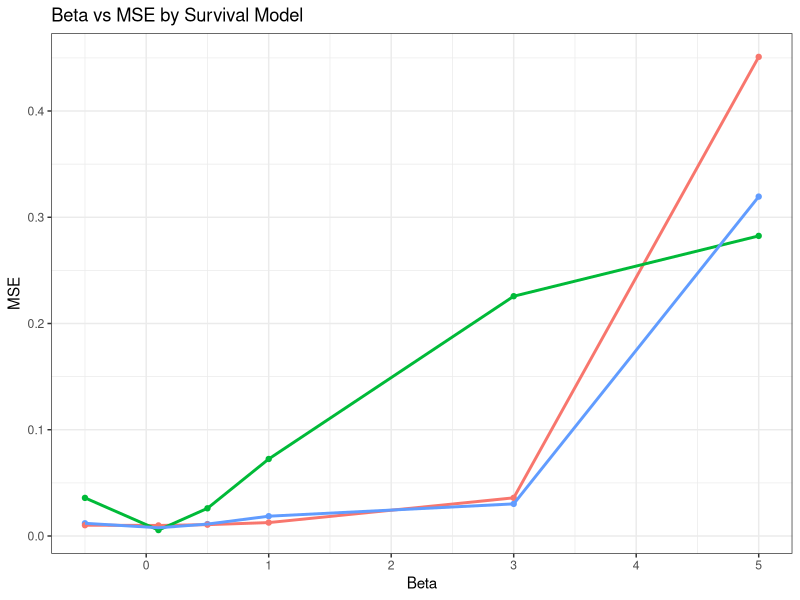
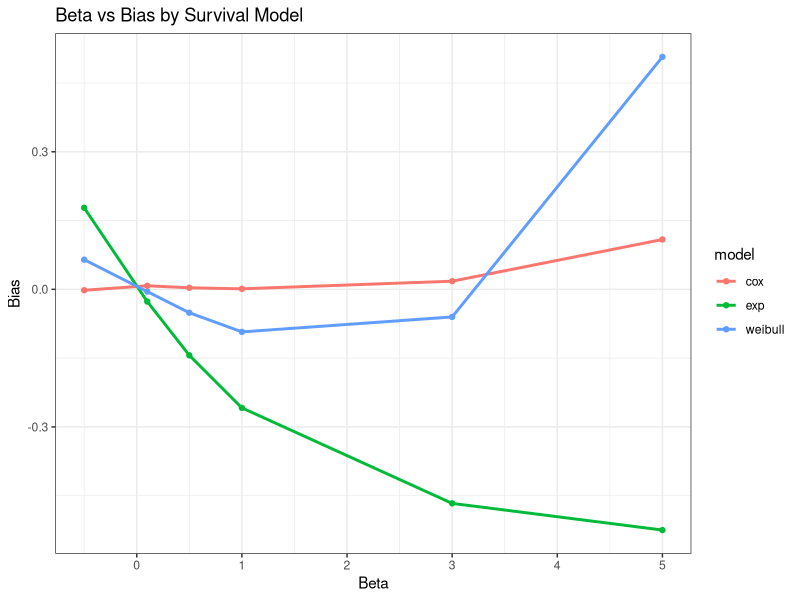
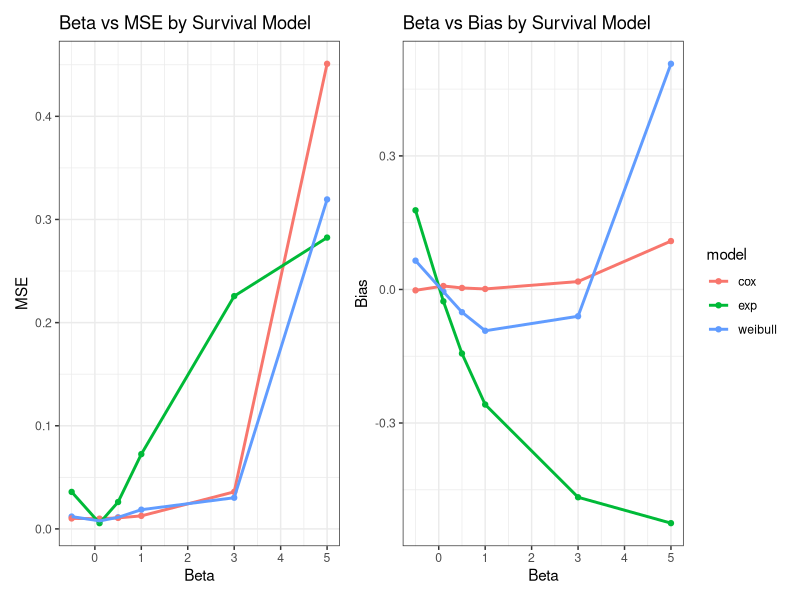
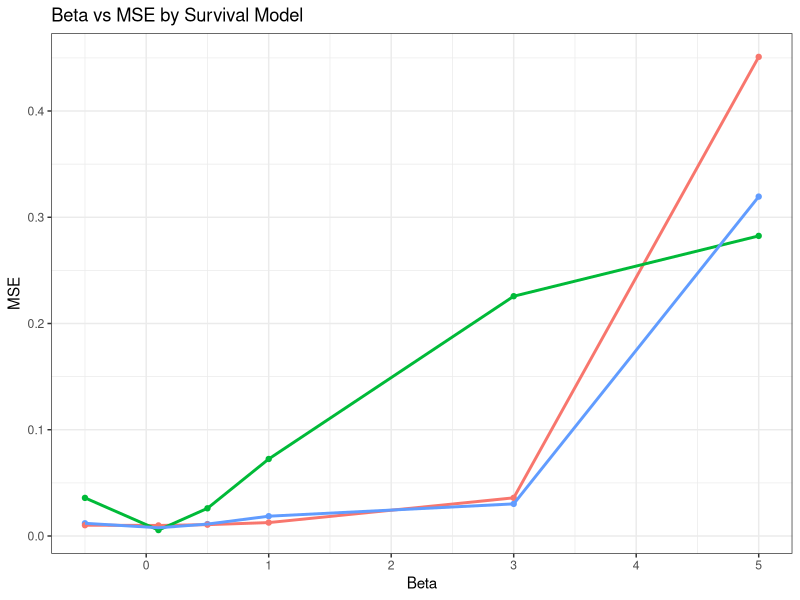
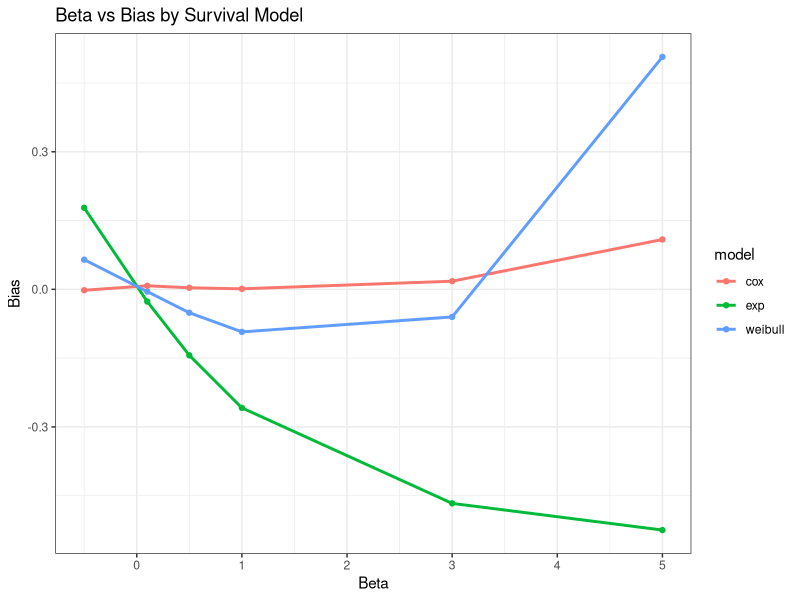
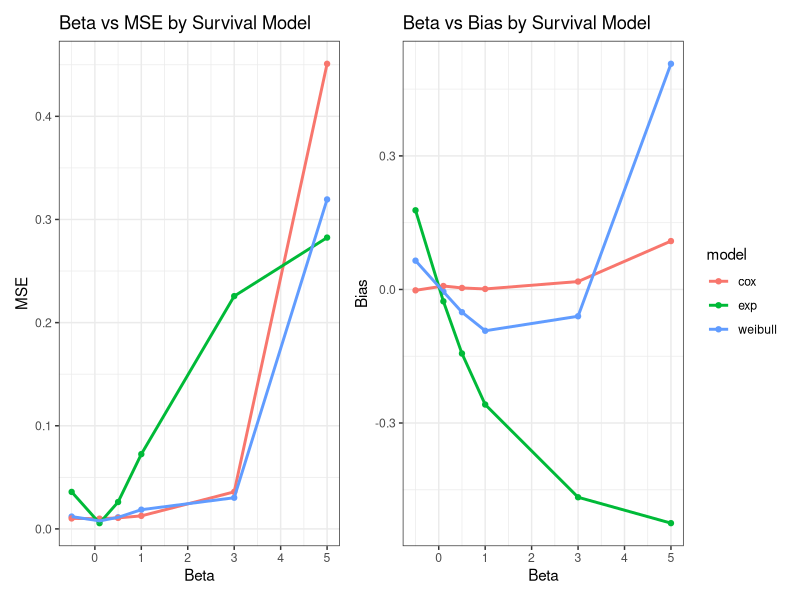
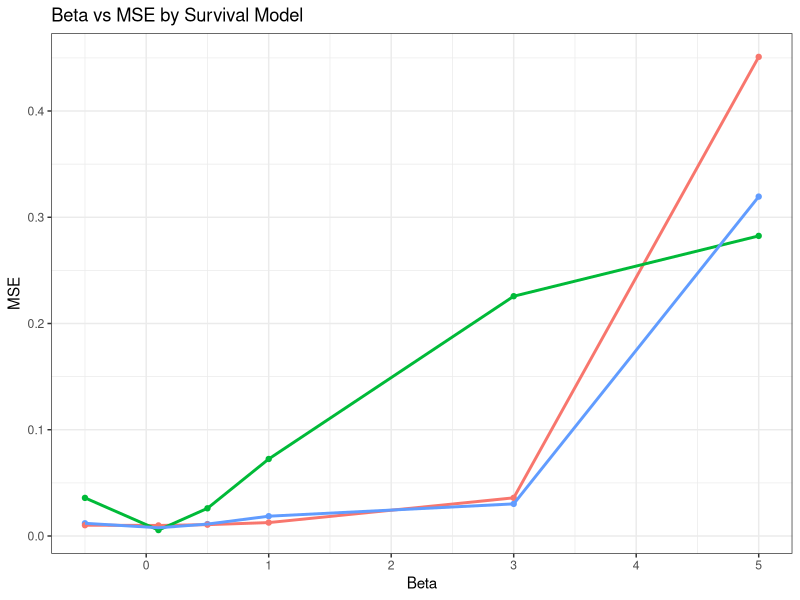
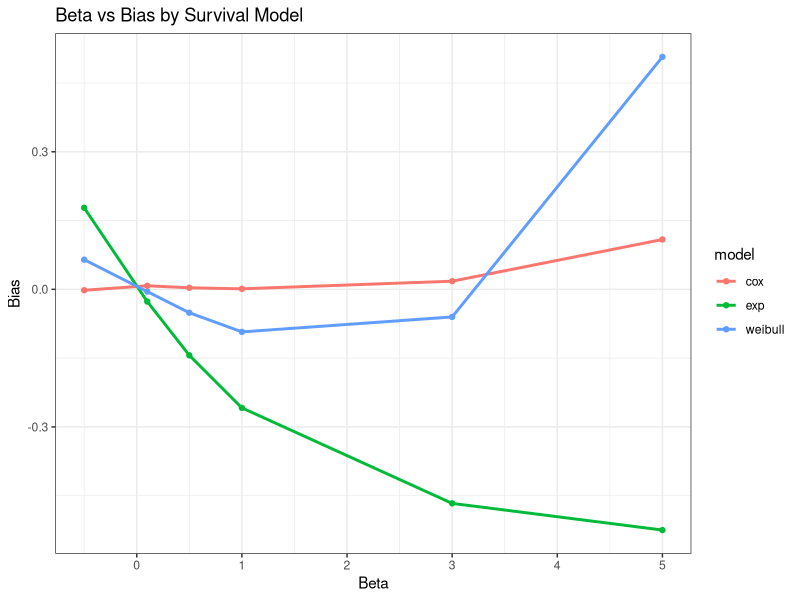

Generate these figures, in order, with R:
## ---- chunk 1
knitr::opts_chunk$set(echo = TRUE)
## ---- chunk 2
library(survival)
library(tidyverse)
library(gridExtra)
library(patchwork)
library(ggpubr)
## ---- chunk 3
set.seed(2023)
simdata = function(n, distribution,b1,lambda=0.5, gamma=2,alpha=2) {
  exponential = function(u, x, lambda, b1) {
    time = -log(u) / (exp(x * b1) * lambda) }  
  weibull = function(u, x, lambda, gamma, b1) {
    time = ( -log(u) / (exp(x * b1) * lambda) ) ^ (1 / gamma) }
  gompertz = function(u, x, lambda, alpha, b1) {
    time = (1/alpha) * log( 1 - (alpha * log(u) / (lambda * exp(b1 * x))) ) }
  x = rbinom(n, 1, 0.5)
  u = runif(n)
  if (distribution == "exponential") {
    time = exponential(u, x, lambda, b1) } 
  else if (distribution == "weibull") {
    time = weibull(u, x, lambda, gamma,b1) }
  else { 
    time = gompertz(u, x, lambda, alpha, b1) } 
  
  time[time < 1/365] = 1/365
  time[time == 1 / 365] = time[time == 1 / 365] + rnorm(length(time[time == 1 / 365]), 0, 1e-4)
  time = abs(time)
  e=as.numeric(time<5)
  time=pmin(time,5)
  
  # data set
  survival_data = data.frame(id=1:n,
                             time = time,
                             x = x,
                             event=e)
}
## ---- chunk 4
set.seed(2023)
simulate = function(sim, n, b1, dist = "gompertz") {
  # Set up coefficient vectors
  exp_beta = rep(NA, sim)
  weibull_beta = rep(NA, sim)
  gompertz_beta = rep(NA, sim)
  
 
    
    for (i in 1:sim) {
      
      data = simdata(n, distribution = dist,b1, 
                           lambda = 0.5, gamma = 2,alpha=0.5)
      
      fit.exponential = survreg(Surv(data$time, data$event) ~ data$x, 
                                dist = "exponential") 
      fit.weibull = survreg(Surv(data$time, data$event) ~ data$x, 
                            dist = "weibull")
      fit.gompertz = coxph(Surv(data$time, data$event) ~ data$x)
      
       
      exp_beta[i] = -fit.exponential$coefficients[-1]
      weibull_beta[i] = -fit.weibull$coefficients[-1] / fit.weibull$scale
      gompertz_beta[i] = fit.gompertz$coefficients[1]
      
    }
    
   
  
  coef = tibble(exp = exp_beta,
                weibull = weibull_beta,
                gompertz=gompertz_beta)
  
  exp_bias = (sum(exp_beta - b1)) / sim 
  weibull_bias = (sum(weibull_beta - b1)) / sim
  gompertz_bias = (sum(gompertz_beta - b1)) / sim
  exp_MSE = (sum((b1 - exp_beta)^2)) / sim
  weibull_MSE = (sum((b1 - weibull_beta)^2)) / sim
  gompertz_MSE = (sum((b1 - gompertz_beta)^2)) / sim
  exp_var=var(exp_beta)
  weibull_var=var(weibull_beta)
  gompertz_var=var(gompertz_beta)
  char = tibble(model = c("exp", "weibull","cox"),
                bias=c(exp_bias,weibull_bias,gompertz_bias),
                mse = c(exp_MSE, weibull_MSE, gompertz_MSE),
                variance=c(exp_var,weibull_var,gompertz_var))
  
  results = list(coef, char)
  names(results) = c("coefficients", "performance")
  return(results)
  }


## ---- chunk 5
set.seed(2023)
sim_beta = 
  tibble(beta = c(-0.5, 0.1, 0.5, 1, 3, 5)) %>% 
  mutate(
    output = map(.x = beta, ~simulate(sim = 1000, n = 400, b1 = .x, 
                                                 dist = "gompertz")$performance),
    
    output = map(.x = output, ~mutate(.x)))
    
## ---- chunk 6
test = sim_beta %>% unnest(output)

## ---- chunk 7
beta_cox_mse=test %>% 
  ggplot(aes(x = beta, y = mse, color = model)) + 
  geom_point() +
  geom_line(size = 1) +
  labs(title = "Beta vs MSE by Survival Model",
       x = "Beta",
       y = "MSE") +
  theme_bw() + 
  theme(legend.position = "none")
beta_cox_mse
## ---- chunk 8
beta_cox_bias=test %>% 
  ggplot(aes(x = beta, y = bias, color = model)) + 
  geom_point() +
  geom_line(size = 1) +
  labs(title = "Beta vs Bias by Survival Model",
       x = "Beta",
       y = "Bias") +
  theme_bw() 

beta_cox_bias
## ---- chunk 9
beta_cox_mse+beta_cox_bias
ggsave(file="results/beta_cox.pdf",width=8,height=5)

## ---- chunk 10
beta_weibull_mse=test %>% 
  ggplot(aes(x = beta, y = mse, color = model)) + 
  geom_point() +
  geom_line(size = 1) +
  labs(title = "Beta vs MSE by Survival Model",
       x = "Beta",
       y = "MSE") +
  theme_bw() + 
  theme(legend.position = "none")
beta_weibull_mse
## ---- chunk 11
beta_weibull_bias=test %>% 
  ggplot(aes(x = beta, y = bias, color = model)) + 
  geom_point() +
  geom_line(size = 1) +
  labs(title = "Beta vs Bias by Survival Model",
       x = "Beta",
       y = "Bias") +
  theme_bw() 

beta_weibull_bias
## ---- chunk 12
beta_weibull_mse+beta_weibull_bias
ggsave(file="results/beta_weibull.pdf",width=8,height=5)

## ---- chunk 13
beta_exp_mse=test %>% 
  ggplot(aes(x = beta, y = mse, color = model)) + 
  geom_point() +
  geom_line(size = 1) +
  labs(title = "Beta vs MSE by Survival Model",
       x = "Beta",
       y = "MSE") +
  theme_bw() + 
  theme(legend.position = "none")
beta_exp_mse
## ---- chunk 14
beta_exp_bias=test %>% 
  ggplot(aes(x = beta, y = bias, color = model)) + 
  geom_point() +
  geom_line(size = 1) +
  labs(title = "Beta vs Bias by Survival Model",
       x = "Beta",
       y = "Bias") +
  theme_bw() 
  

beta_exp_bias
## ---- chunk 15
beta_exp_mse+beta_exp_bias
ggsave(file="results/beta_exp.pdf",width=8,height=5)
